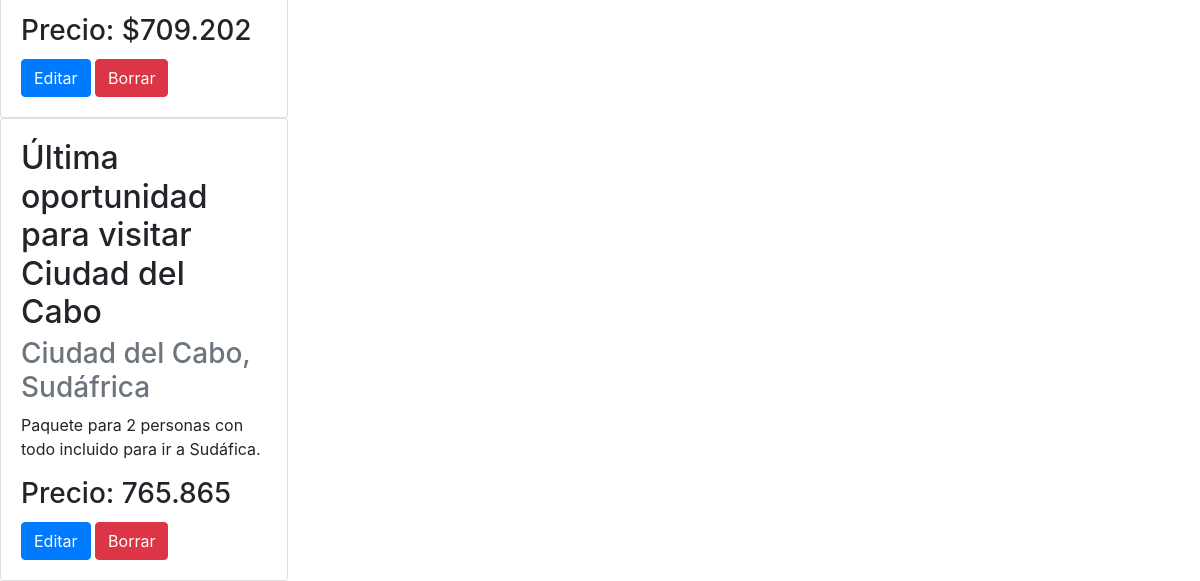
The page /info/viajes-paquetes/ (lower part) on the database as committed earlier.
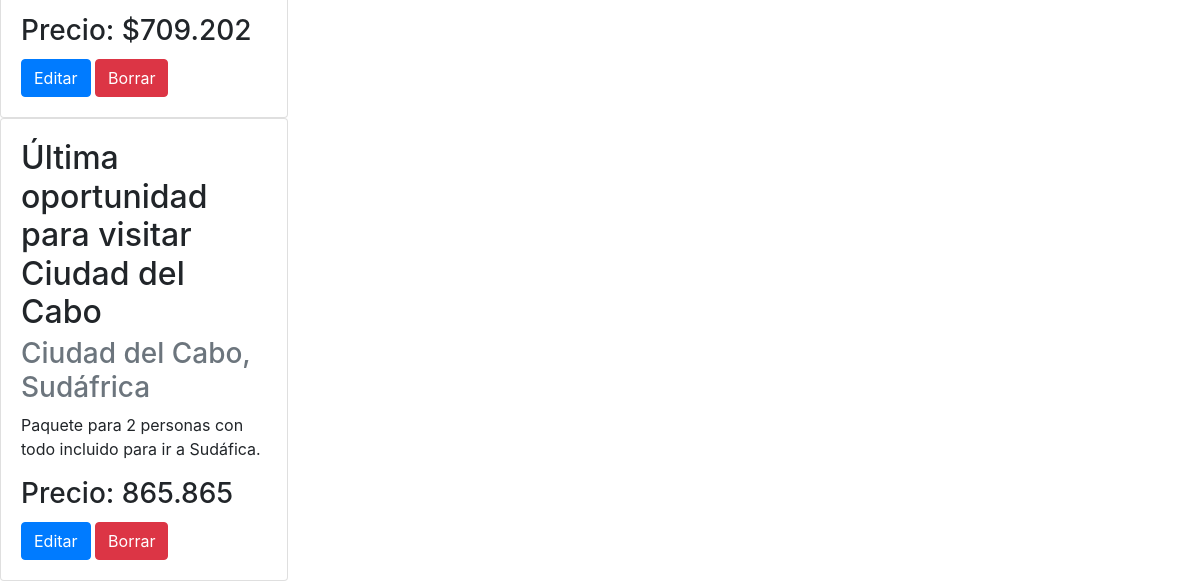
The same page on the database as committed later.
### viajes/models.py (models this page shows, shortened)
class Paquete(models.Model):
    name = models.CharField(max_length=200)
    location = models.TextField()
    description = models.TextField()
    price= models.FloatField()

### viajes/views.py (the view)
# urls.py: path("viajes-paquetes/",verPaquetes),
def verPaquetes(request):
    paquetes = Paquete.objects.all()
    return render(request,"paquete.html",context={"paquetes" : paquetes})

### template/paquete.html (shortened to what this page needs)
{%  extends "template/base.html" %}
{% block contenidoquecambia %}
<!DOCTYPE html>
<html lang="en">
<head>
</head>
<body>
    {% for paquete in paquetes %}
    <div class="card" style="width: 18rem;">
        <div class="card-body">
        <h2 class="card-title">{{paquete.name}}</h2>
        <h3 class="card-subtitle mb-2 text-muted">{{paquete.location}}</h3>
        <p class="card-text">{{paquete.description}}</p>
        <h3 class="card-title">Precio: {{paquete.price}}</h3>
        <a href="/info/update-paquete/{{ paquete.id }}/" class="btn btn-primary">Editar</a>
        <a href="/info/delete-paquete/{{ paquete.id }}/" class="btn btn-danger">Borrar</a>
        </div>
    </div>
    {% endfor %}
</body>
</html>
{% endblock  %}

Rows that differ between the two databases and show on the page:
changed Paquete "Última oportunidad para visitar Ciudad del Cabo": price "765.865" → "865.865"
